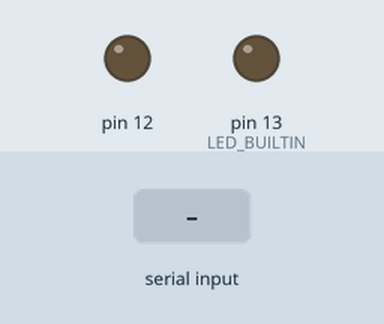
Simulated run of this sketch. Board: Arduino Uno, built with avr-gcc and run on an emulated ATmega328P. Shown: output pins drawn as LEDs (lit = HIGH). The test bench sets the inputs (shaded band). What the sketch prints to the serial monitor is not drawn.

Above: at 0.1 s.
At 1.2 s:
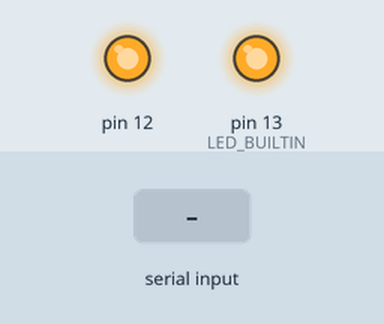
1.3 s: "1" received over Serial
Timing chart, 0 to 4.3 s (numbered marks = the images above; inputs shaded):
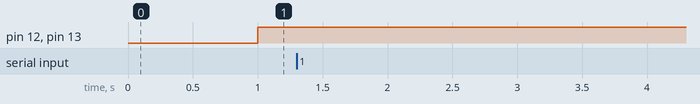

The sketch:

ArduinoLink.ino
```cpp
char mystr[2]; //Initialized variable to store recieved data

void setup() {
  // Begin the Serial at 9600 Baud
  Serial.begin(9600);
  pinMode(LED_BUILTIN, OUTPUT);
  pinMode(13, OUTPUT);
  pinMode(12, OUTPUT);
}

void loop() {
  Serial.readBytes(mystr,1); //Read the serial data and store in var
  Serial.println(mystr[0]); //Print data on Serial Monitor
 char test ='a';
  if(mystr[0]==test){
    Serial.println("You're a hacker");

    digitalWrite(12, LOW); // sets the digital pin 12 off
    digitalWrite(13, LOW); // sets the digital pin 13 off
  } else {
    Serial.println("You failed");
    digitalWrite(13, HIGH); // sets the digital pin 13 on
    digitalWrite(12, HIGH); // sets the digital pin 12 on
  }
}
```

Measured:
- after the input at 1.3 s, every drawn part: stays the same
